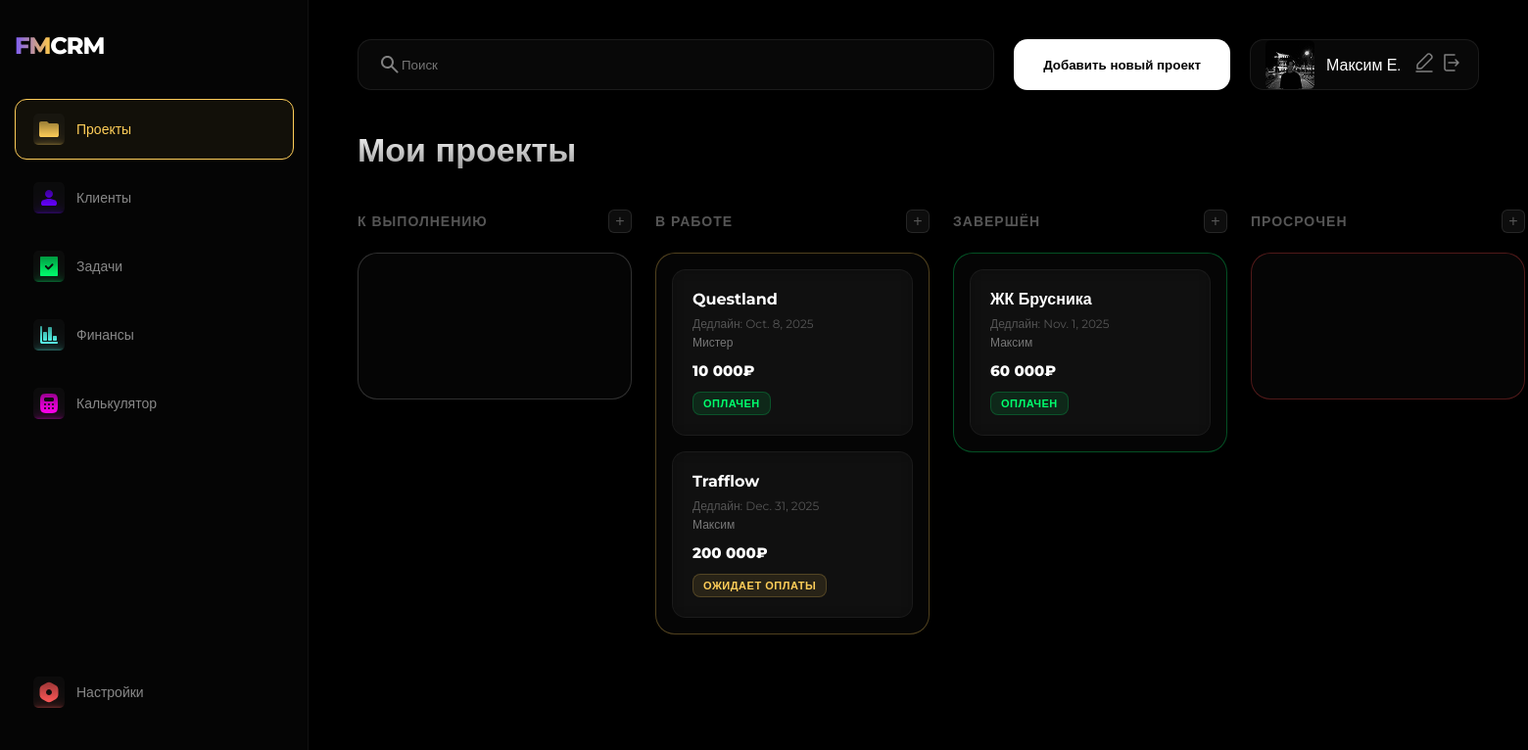
The app's page /, older data.
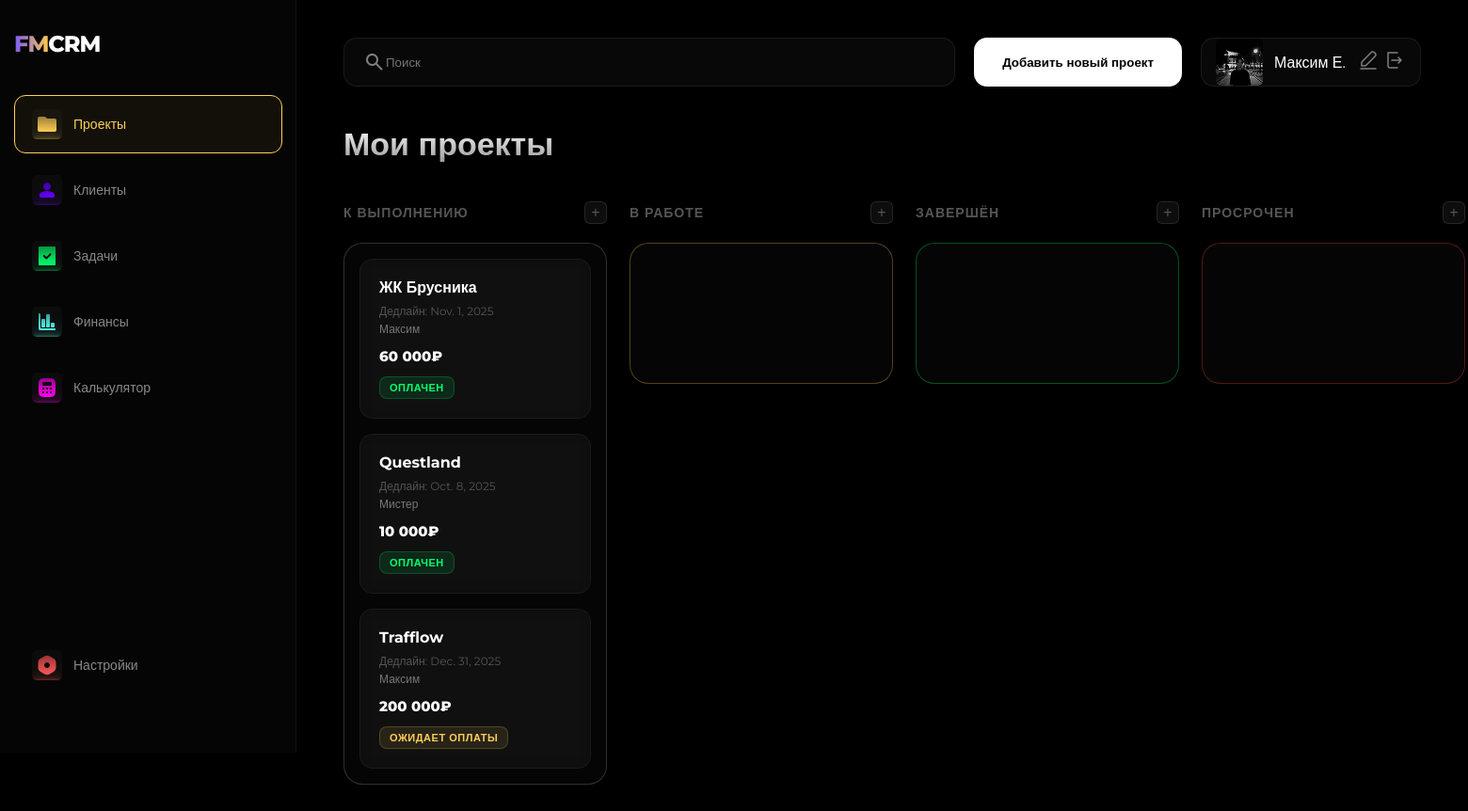
The same page, newer data.
### crm/models.py (models this page shows, shortened)
class Project(models.Model):
    STATUS_CHOICES = (
        ('planned', 'К выполнению'),
        ('inwork', 'В работе'),
        ('done', 'Завершён'),
        ('overdue', 'Просрочен'),
        ('paused', 'Приостановлен'),
    )
    PAYMENT_CHOICES = (
        ('paid', 'Оплачен'),
        ('not_paid', 'Не оплачен'),
        ('pending', 'Ожидает оплаты'),
    )
    title = models.CharField(max_length=200, verbose_name="Название проекта")
    client = models.ForeignKey(
        Client,
        on_delete=models.SET_NULL,
        null=True,
        blank=True,
        related_name='projects',
        verbose_name="Клиент"
    )
    description = models.TextField(blank=True, null=True, verbose_name="Описание проекта")
    status = models.CharField(max_length=20, choices=STATUS_CHOICES, default='planned', verbose_name="Статус")
    budget = models.DecimalField(max_digits=10, decimal_places=2, null=True, blank=True, verbose_name="Бюджет")
    start_date = models.DateField(null=True, blank=True, verbose_name="Дата начала")
    end_date = models.DateField(null=True, blank=True, verbose_name="Дата завершения")
    payment_status = models.CharField(max_length=20, choices=PAYMENT_CHOICES, default='not-paid', verbose_name="Оплата")
    order = models.PositiveIntegerField(default=0, verbose_name="Позиция")
    def get_payment_status_display(self):
        return dict(self.PAYMENT_CHOICES).get(self.payment_status, '—')
    class Meta:
        ordering = ['status', 'order', 'id']

class Client(models.Model):
    name = models.CharField(max_length=200, verbose_name="Имя/Компания")
    contact_person = models.CharField(max_length=200, blank=True, null=True, verbose_name="Контактное лицо")
    email = models.EmailField(blank=True, null=True, verbose_name="Email")
    phone = models.CharField(max_length=20, blank=True, null=True, verbose_name="Телефон")
    telegram = models.CharField(max_length=100, blank=True, null=True, verbose_name="Telegram")
    is_vip = models.BooleanField(default=False, verbose_name="VIP статус")
    created_at = models.DateTimeField(auto_now_add=True, verbose_name="Дата добавления")
    class Meta:
        verbose_name = "Клиент"
        verbose_name_plural = "Клиенты"
        ordering = ['name']

### crm/views.py (the view)
# urls.py: path('', views.projects, name='projects'),
def projects(request):
    planned = Project.objects.filter(status='planned').order_by('order', 'id')
    inwork  = Project.objects.filter(status='inwork').order_by('order', 'id')
    done    = Project.objects.filter(status='done').order_by('order', 'id')
    overdue = Project.objects.filter(status='overdue').order_by('order', 'id')
    paused  = Project.objects.filter(status='paused').order_by('order', 'id')
    return render(request, 'projects.html', {
        'planned': planned,
        'inwork': inwork,
        'done': done,
        'overdue': overdue,
        'paused': paused,
    })

### crm/templatetags/format_currency.py (called while the page is built)
@register.filter
def format_currency(value):
    try:
        value = int(float(value))
        formatted = f"{value:,}".replace(",", " ") + "₽"
        return formatted
    except (ValueError, TypeError):
        return "—"

### templates/projects.html (shortened to what the changed rows need)
{% extends 'base.html' %}
{% load static format_currency %}
{% block content %}
<h1>Мои проекты</h1>
<div class="kanban-board" data-update-url="/update_status/">
    <div class="kanban-column" data-status="planned">
        <div class="kanban-column-header">
            <h2>К выполнению</h2>
            <button class="open-modal-btn" data-status="planned">+</button>
        </div>
        <div class="kanban-cards">
            {% for project in planned %}
                <div class="project-card" draggable="true" data-id="{{ project.id }}" data-model="Project" data-url="{% url 'project_detail' project.id %}">
                    <div class="title">{{ project.title }}</div>
                    <div class="deadline">Дедлайн: {{ project.end_date|default:"—" }}</div>
                    <div class="client">{{ project.client.name|default:"Нет клиента" }}</div>
                    <div class="cost">{{ project.budget|format_currency|default:"—" }}</div>
                    <div class="payment-status {{ project.payment_status|default:'not-paid' }}">
                        {{ project.get_payment_status_display|default:"Не оплачен" }}
                    </div>
                </div>
            {% endfor %}
        </div>
    </div>
    <div class="kanban-column" data-status="inwork">
        <div class="kanban-column-header">
            <h2>В работе</h2>
            <button class="open-modal-btn" data-status="inwork">+</button>
        </div>
        <div class="kanban-cards">
            {% for project in inwork %}
                <div class="project-card" draggable="true" data-id="{{ project.id }}" data-model="Project" data-url="{% url 'project_detail' project.id %}">
                    <div class="title">{{ project.title }}</div>
                    <div class="deadline">Дедлайн: {{ project.end_date|default:"—" }}</div>
                    <div class="client">{{ project.client.name|default:"Нет клиента" }}</div>
                    <div class="cost">{{ project.budget|format_currency|default:"—" }}</div>
                    <div class="payment-status {{ project.payment_status|default:'not-paid' }}">
                        {{ project.get_payment_status_display|default:"Не оплачен" }}
                    </div>
                </div>
            {% endfor %}
        </div>
    </div>
    <div class="kanban-column" data-status="done">
        <div class="kanban-column-header">
            <h2>Завершён</h2>
            <button class="open-modal-btn" data-status="done">+</button>
        </div>
        <div class="kanban-cards">
            {% for project in done %}
                <div class="project-card" draggable="true" data-id="{{ project.id }}" data-model="Project" data-url="{% url 'project_detail' project.id %}">
                    <div class="title">{{ project.title }}</div>
                    <div class="deadline">Дедлайн: {{ project.end_date|default:"—" }}</div>
                    <div class="client">{{ project.client.name|default:"Нет клиента" }}</div>
                    <div class="cost">{{ project.budget|format_currency|default:"—" }}</div>
                    <div class="payment-status {{ project.payment_status|default:'not-paid' }}">
                        {{ project.get_payment_status_display|default:"Не оплачен" }}
                    </div>
                </div>
            {% endfor %}
        </div>
    </div>
    <div class="kanban-column" data-status="overdue">
        <div class="kanban-column-header">
            <h2>Просрочен</h2>
        </div>
    </div>
</div>
{% endblock %}

Row changes from the older to the newer data that the page shows:
changed Project "ЖК Брусника": moves from the list under "ЗАВЕРШЁН" to the list under "К ВЫПОЛНЕНИЮ"
changed Project "Questland": moves from the list under "В РАБОТЕ" to the list under "К ВЫПОЛНЕНИЮ"
changed Project "Trafflow": moves from the list under "В РАБОТЕ" to the list under "К ВЫПОЛНЕНИЮ"
